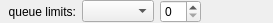
<?xml version="1.0" encoding="UTF-8"?>
<ui version="4.0">
 <class>Form</class>
 <widget class="QWidget" name="Form">
  <property name="geometry">
   <rect>
    <x>0</x>
    <y>0</y>
    <width>273</width>
    <height>23</height>
   </rect>
  </property>
  <property name="windowTitle">
   <string>Form</string>
  </property>
  <layout class="QHBoxLayout" name="horizontalLayout">
   <property name="leftMargin">
    <number>2</number>
   </property>
   <property name="topMargin">
    <number>0</number>
   </property>
   <property name="rightMargin">
    <number>0</number>
   </property>
   <property name="bottomMargin">
    <number>0</number>
   </property>
   <item>
    <widget class="QLabel" name="label">
     <property name="text">
      <string>  queue limits:</string>
     </property>
    </widget>
   </item>
   <item>
    <widget class="QComboBox" name="combo_queue"/>
   </item>
   <item>
    <widget class="QSpinBox" name="limit"/>
   </item>
   <item>
    <spacer name="horizontalSpacer">
     <property name="orientation">
      <enum>Qt::Horizontal</enum>
     </property>
     <property name="sizeHint" stdset="0">
      <size>
       <width>5</width>
       <height>20</height>
      </size>
     </property>
    </spacer>
   </item>
  </layout>
 </widget>
 <resources/>
 <connections/>
</ui>
